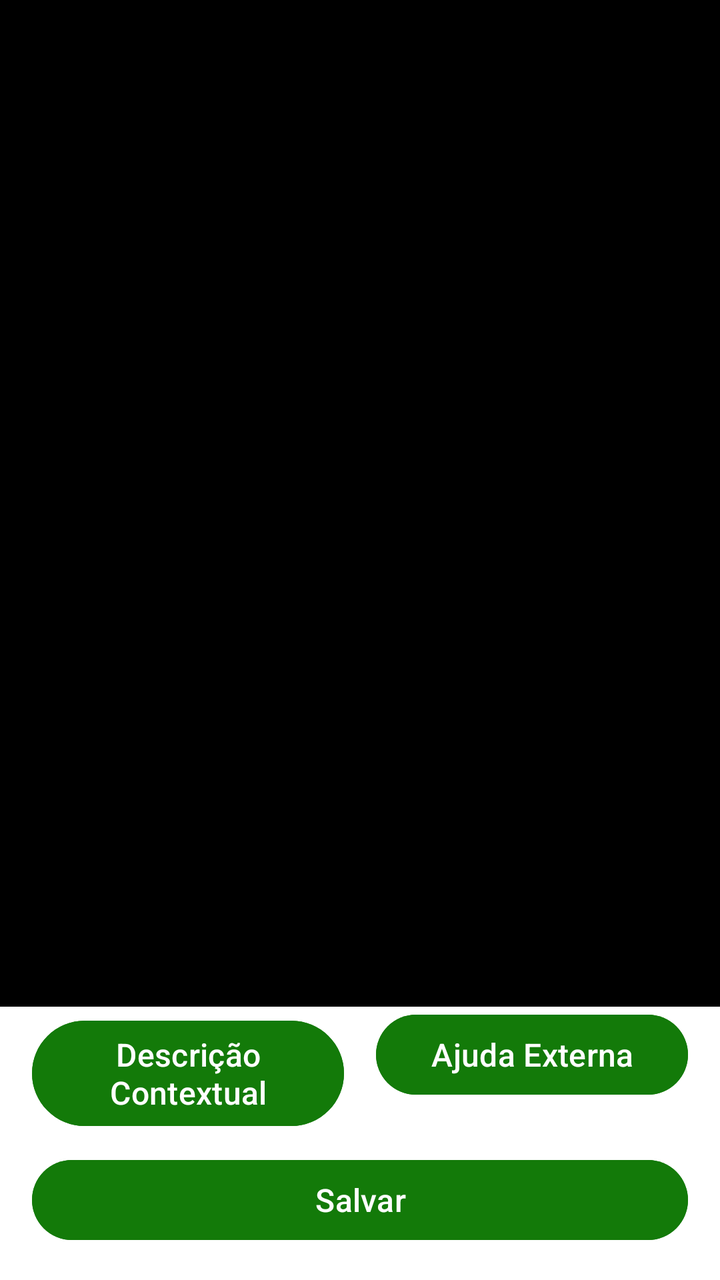
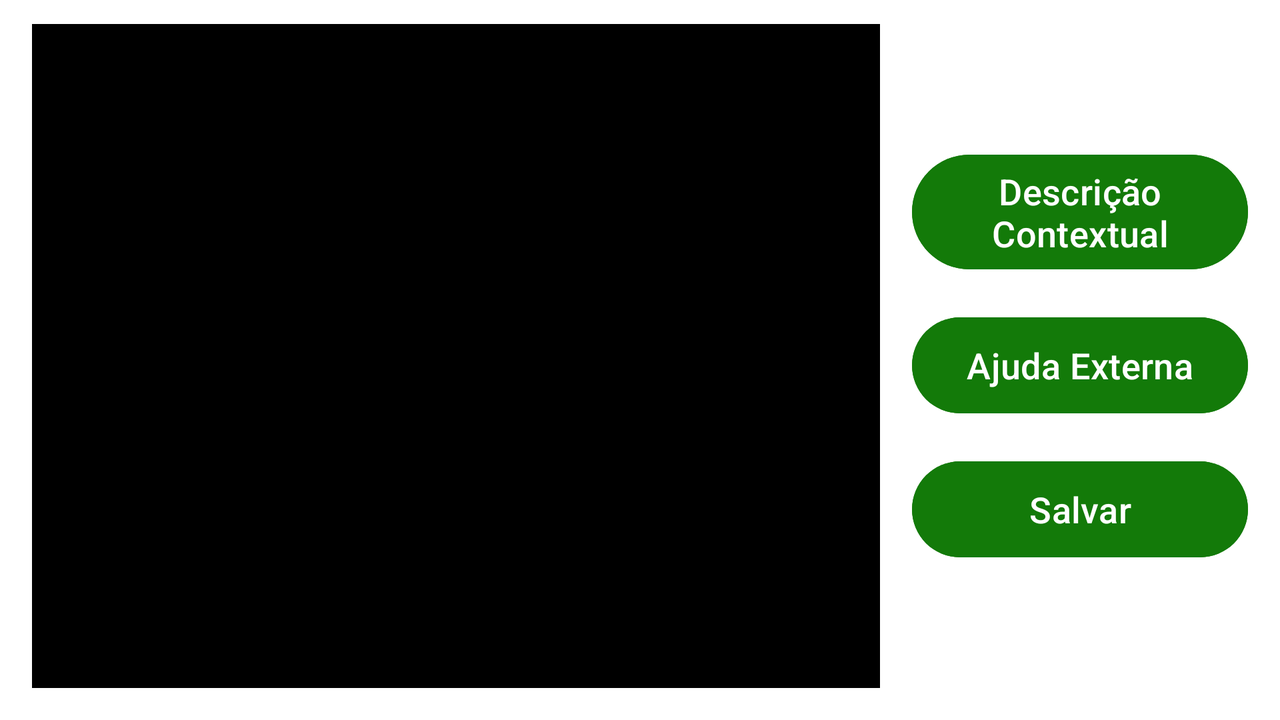

One screen, two layout resources from the same app: the default and the repository's alternative for another configuration. Each is rendered where Android would select it; the XML of both is given below.
<!-- AndroidManifest.xml: application theme Theme.ODL -->
<!-- res/layout/activity_main.xml -->
<?xml version="1.0" encoding="utf-8"?>
<androidx.constraintlayout.widget.ConstraintLayout xmlns:android="http://schemas.android.com/apk/res/android"
    xmlns:app="http://schemas.android.com/apk/res-auto"
    xmlns:tools="http://schemas.android.com/tools"
    android:layout_width="match_parent"
    android:layout_height="match_parent"
    android:background="@color/brand_surface"
    tools:context=".MainActivity">

    <include
        android:id="@+id/header"
        layout="@layout/view_header"
        app:layout_constraintEnd_toEndOf="parent"
        app:layout_constraintStart_toStartOf="parent"
        app:layout_constraintTop_toTopOf="parent" />

    <FrameLayout
        android:id="@+id/container"
        android:layout_width="match_parent"
        android:layout_height="0dp"
        android:background="@android:color/black"
        android:contentDescription="@string/camera_preview_description"
        app:layout_constraintBottom_toTopOf="@id/buttons_container"
        app:layout_constraintEnd_toEndOf="parent"
        app:layout_constraintHorizontal_bias="0.0"
        app:layout_constraintStart_toStartOf="parent"
        app:layout_constraintTop_toTopOf="parent"
        tools:context="org.tensorflow.lite.examples.classification.CameraActivity" />

    <LinearLayout
        android:id="@+id/buttons_container"
        android:layout_width="0dp"
        android:layout_height="wrap_content"
        android:layout_marginStart="16dp"
        android:layout_marginEnd="16dp"
        android:layout_marginBottom="16dp"
        android:gravity="center"
        android:orientation="vertical"
        app:layout_constraintBottom_toBottomOf="parent"
        app:layout_constraintEnd_toEndOf="parent"
        app:layout_constraintStart_toStartOf="parent">

        <LinearLayout
            android:layout_width="match_parent"
            android:layout_height="wrap_content"
            android:orientation="horizontal"
            android:weightSum="2">

            <Button
                android:id="@+id/button_context_description"
                android:layout_width="0dp"
                android:layout_height="wrap_content"
                android:layout_marginEnd="8dp"
                android:layout_weight="1"
                android:backgroundTint="@color/brand_green"
                android:contentDescription="@string/contextual_description"
                android:text="@string/contextual_description"
                android:textColor="@color/white"
                android:textSize="16sp" />

            <Button
                android:id="@+id/button_external_help"
                android:layout_width="0dp"
                android:layout_height="wrap_content"
                android:layout_marginStart="8dp"
                android:layout_weight="1"
                android:backgroundTint="@color/brand_green"
                android:contentDescription="@string/external_help"
                android:text="@string/external_help"
                android:textColor="@color/white"
                android:textSize="16sp" />
        </LinearLayout>

        <Button
            android:id="@+id/button_download_image"
            android:layout_width="match_parent"
            android:layout_height="wrap_content"
            android:layout_marginTop="12dp"
            android:backgroundTint="@color/brand_green"
            android:contentDescription="@string/export_image"
            android:text="@string/export_image"
            android:textColor="@color/white"
            android:textSize="16sp" />
    </LinearLayout>


    <ImageView
        android:id="@+id/mic_indicator_window"
        android:layout_width="52dp"
        android:layout_height="52dp"
        android:layout_marginTop="12dp"
        android:layout_marginStart="12dp"
        android:background="@drawable/bg_mic_indicator"
        android:contentDescription="@string/mic_listening_indicator"
        android:padding="10dp"
        android:src="@android:drawable/ic_btn_speak_now"
        android:tint="@color/brand_green"
        android:visibility="gone"
        app:layout_constraintStart_toStartOf="parent"
        app:layout_constraintTop_toTopOf="parent" />

</androidx.constraintlayout.widget.ConstraintLayout>
<!-- res/layout/view_header.xml (included above) -->
<?xml version="1.0" encoding="utf-8"?>
<LinearLayout xmlns:android="http://schemas.android.com/apk/res/android"
    android:layout_width="match_parent"
    android:layout_height="64dp"
    android:orientation="horizontal">

    <FrameLayout
        android:layout_width="72dp"
        android:layout_height="match_parent"
        android:background="@color/brand_green_light"
        android:importantForAccessibility="no"
        android:padding="8dp"/>

    <TextView
        android:layout_width="0dp"
        android:layout_height="match_parent"
        android:layout_weight="1"
        android:accessibilityHeading="true"
        android:background="@color/brand_green"
        android:gravity="center_vertical"
        android:paddingStart="16dp"
        android:paddingEnd="16dp"
        android:text="@string/app_name"
        android:textAllCaps="true"
        android:textColor="@color/white"
        android:textSize="18sp"
        android:textStyle="bold" />
</LinearLayout>
<!-- resources referenced by this layout -->
<resources>
  <color name="brand_green">#137A09</color>
  <color name="brand_green_light">#BFD6C1</color>
  <color name="brand_surface">#FFFFFF</color>
  <color name="white">#FFFFFFFF</color>
  <!-- drawable bg_mic_indicator (drawable) -->
  <?xml version="1.0" encoding="utf-8"?>
  <shape xmlns:android="http://schemas.android.com/apk/res/android" android:shape="oval">
      <solid android:color="#E8F5E9" />
      <stroke android:width="2dp" android:color="#2E7D32" />
  </shape>
  <string name="app_name">Arpiagrama</string>
  <string name="camera_preview_description">Pré-visualização da câmera</string>
  <string name="contextual_description">Descrição Contextual</string>
  <string name="export_image">Salvar</string>
  <string name="external_help">Ajuda Externa</string>
  <string name="mic_listening_indicator">Microfone ativo</string>
  <style name="Theme.ODL" parent="Base.Theme.ODL" />
  <style name="Base.Theme.ODL" parent="Theme.Material3.DayNight.NoActionBar">
          <item name="colorPrimary">@color/brand_green</item>
          <item name="colorOnPrimary">@color/white</item>
          <item name="colorPrimaryContainer">@color/brand_green_light</item>
          <item name="colorOnPrimaryContainer">@color/brand_text_primary</item>
          <item name="colorSecondary">@color/brand_green_dark</item>
          <item name="colorOnSecondary">@color/white</item>
          <item name="android:colorBackground">@color/brand_surface</item>
          <item name="colorSurface">@color/brand_surface</item>
          <item name="colorOnSurface">@color/brand_text_primary</item>
      </style>
  <color name="brand_text_primary">#1B1B1B</color>
  <color name="brand_green_dark">#0E5A06</color>
</resources>
<!-- res/layout-land/activity_main.xml (the repository's variant of the layout above) -->
<!-- drawn on the phone turned sideways -->
<?xml version="1.0" encoding="utf-8"?>
<androidx.constraintlayout.widget.ConstraintLayout xmlns:android="http://schemas.android.com/apk/res/android"
    xmlns:app="http://schemas.android.com/apk/res-auto"
    xmlns:tools="http://schemas.android.com/tools"
    android:layout_width="match_parent"
    android:layout_height="match_parent"
    android:background="@color/brand_surface"
    tools:context=".MainActivity">

    <androidx.constraintlayout.widget.Guideline
        android:id="@+id/guideline_actions_start"
        android:layout_width="wrap_content"
        android:layout_height="wrap_content"
        android:orientation="vertical"
        app:layout_constraintGuide_percent="0.7" />

    <FrameLayout
        android:id="@+id/container"
        android:layout_width="0dp"
        android:layout_height="0dp"
        android:layout_marginStart="16dp"
        android:layout_marginTop="12dp"
        android:layout_marginEnd="8dp"
        android:layout_marginBottom="16dp"
        android:background="@android:color/black"
        android:contentDescription="@string/camera_preview_description"
        app:layout_constraintBottom_toBottomOf="parent"
        app:layout_constraintEnd_toStartOf="@id/guideline_actions_start"
        app:layout_constraintStart_toStartOf="parent"
        app:layout_constraintTop_toTopOf="parent"
        tools:context="org.tensorflow.lite.examples.classification.CameraActivity" />

    <LinearLayout
        android:layout_width="0dp"
        android:layout_height="0dp"
        android:layout_marginStart="8dp"
        android:layout_marginTop="12dp"
        android:layout_marginEnd="16dp"
        android:layout_marginBottom="16dp"
        android:gravity="center"
        android:orientation="vertical"
        app:layout_constraintBottom_toBottomOf="parent"
        app:layout_constraintEnd_toEndOf="parent"
        app:layout_constraintStart_toStartOf="@id/guideline_actions_start"
        app:layout_constraintTop_toTopOf="parent">

        <Button
            android:id="@+id/button_context_description"
            android:layout_width="match_parent"
            android:layout_height="wrap_content"
            android:layout_marginBottom="16dp"
            android:backgroundTint="@color/brand_green"
            android:contentDescription="@string/contextual_description"
            android:minHeight="56dp"
            android:text="@string/contextual_description"
            android:textColor="@color/white"
            android:textSize="18sp" />

        <Button
            android:id="@+id/button_external_help"
            android:layout_width="match_parent"
            android:layout_height="wrap_content"
            android:backgroundTint="@color/brand_green"
            android:contentDescription="@string/external_help"
            android:minHeight="56dp"
            android:text="@string/external_help"
            android:textColor="@color/white"
            android:textSize="18sp" />

        <Button
            android:id="@+id/button_download_image"
            android:layout_width="match_parent"
            android:layout_height="wrap_content"
            android:layout_marginTop="16dp"
            android:backgroundTint="@color/brand_green"
            android:contentDescription="@string/export_image"
            android:minHeight="56dp"
            android:text="@string/export_image"
            android:textColor="@color/white"
            android:textSize="18sp" />

    </LinearLayout>


    <ImageView
        android:id="@+id/mic_indicator_window"
        android:layout_width="52dp"
        android:layout_height="52dp"
        android:layout_marginTop="12dp"
        android:layout_marginStart="12dp"
        android:background="@drawable/bg_mic_indicator"
        android:contentDescription="@string/mic_listening_indicator"
        android:padding="10dp"
        android:src="@android:drawable/ic_btn_speak_now"
        android:tint="@color/brand_green"
        android:visibility="gone"
        app:layout_constraintStart_toStartOf="parent"
        app:layout_constraintTop_toTopOf="parent" />

</androidx.constraintlayout.widget.ConstraintLayout>
<!-- resources referenced by the variant -->
<!-- as the phone turned sideways resolves them -->
<resources>
  <color name="brand_green">#137A09</color>
  <color name="brand_surface">#FFFFFF</color>
  <color name="white">#FFFFFFFF</color>
  <!-- drawable bg_mic_indicator (drawable) -->
  <?xml version="1.0" encoding="utf-8"?>
  <shape xmlns:android="http://schemas.android.com/apk/res/android" android:shape="oval">
      <solid android:color="#E8F5E9" />
      <stroke android:width="2dp" android:color="#2E7D32" />
  </shape>
  <string name="camera_preview_description">Pré-visualização da câmera</string>
  <string name="contextual_description">Descrição Contextual</string>
  <string name="export_image">Salvar</string>
  <string name="external_help">Ajuda Externa</string>
  <string name="mic_listening_indicator">Microfone ativo</string>
  <style name="Theme.ODL" parent="Base.Theme.ODL" />
  <style name="Base.Theme.ODL" parent="Theme.Material3.DayNight.NoActionBar">
          <item name="colorPrimary">@color/brand_green</item>
          <item name="colorOnPrimary">@color/white</item>
          <item name="colorPrimaryContainer">@color/brand_green_light</item>
          <item name="colorOnPrimaryContainer">@color/brand_text_primary</item>
          <item name="colorSecondary">@color/brand_green_dark</item>
          <item name="colorOnSecondary">@color/white</item>
          <item name="android:colorBackground">@color/brand_surface</item>
          <item name="colorSurface">@color/brand_surface</item>
          <item name="colorOnSurface">@color/brand_text_primary</item>
      </style>
  <color name="brand_green_light">#BFD6C1</color>
  <color name="brand_text_primary">#1B1B1B</color>
  <color name="brand_green_dark">#0E5A06</color>
</resources>
